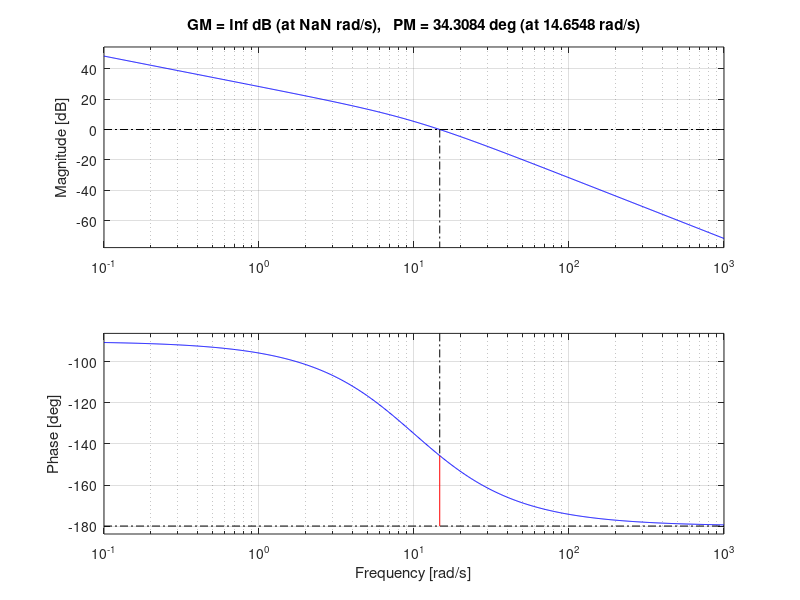
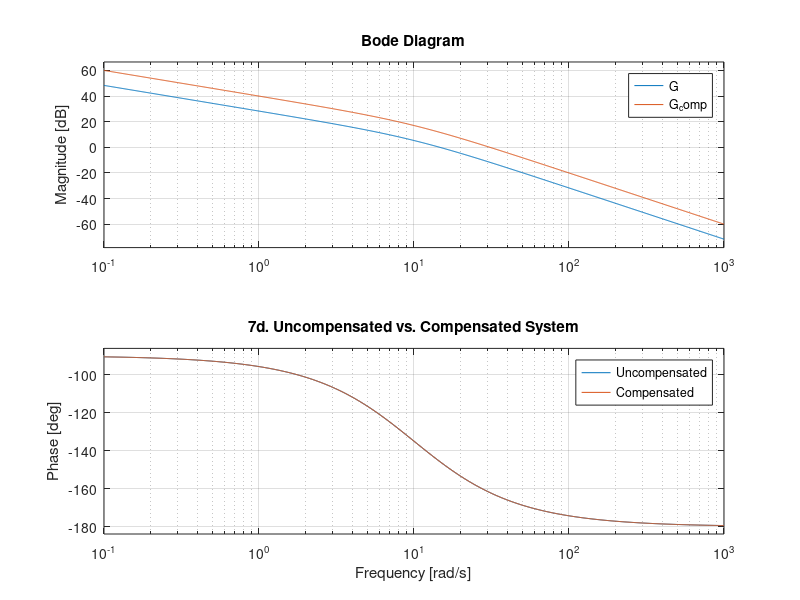
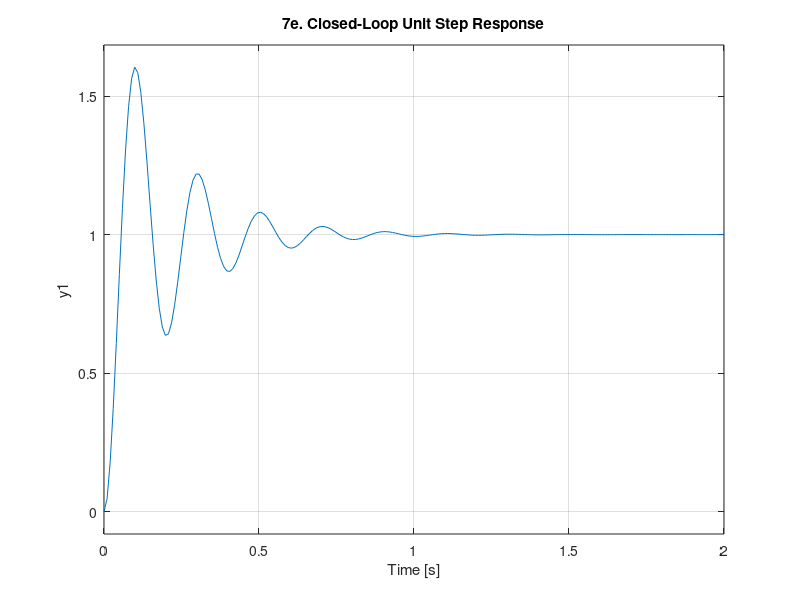
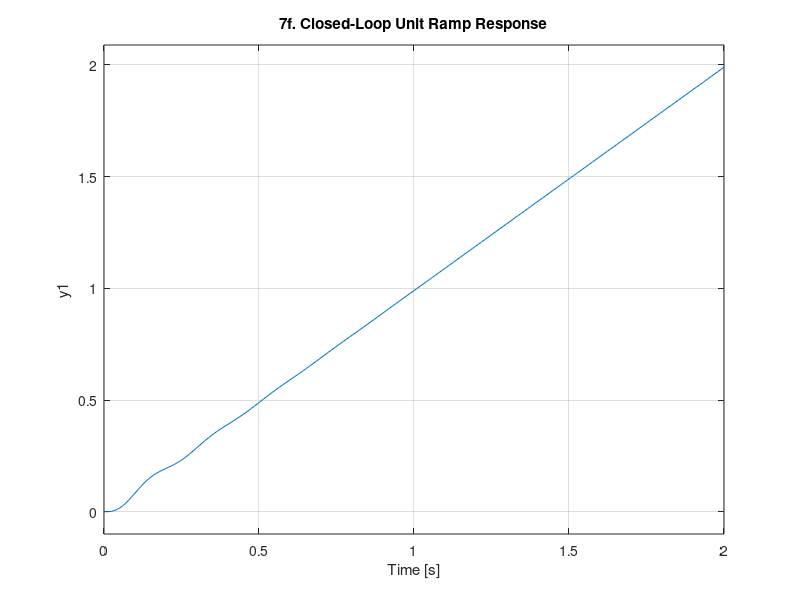

These charts were generated, in order, by the following MATLAB code:
%
% Andy Kim
% ME 351 Homework #4
% Feedback Control Systems
%

%% 
clc;
clear all;

% 7a. & 7b. Open-Loop Bode Plot
s = tf('s');
G = 26/(s*((s/10)+1));

figure(1)
margin(G)
grid on
%title('7a. Open-Loop Bode Plot')

% 7c. & 7d. Compensated Bode Plot
K = 3.84615;
G_comp = K*G;

figure(2)
bode(G, G_comp)
%margin(G_comp)
legend('Uncompensated', 'Compensated')
grid on
title('7d. Uncompensated vs. Compensated System')

% 7e. Closed-Loop Unit Step Response
G_CL = (26*K)/(s*((s/10)+1)+(26*K));

figure(3)
step(G_CL)
grid on
title('7e. Closed-Loop Unit Step Response')

% 7f. Closed-Loop Unit Ramp Response
figure(4)
step(G_CL/s)
grid on
title('7f. Closed-Loop Unit Ramp Response')

% 7g. Lead Compensator
G_OL = 26/(s*((s/10)+1));
K = 8.5;
p = 71.5524;
z = 0.16654*p;
C = K*(s+z)/(s+p);
G_Lead = G_OL*C;

figure(5)
margin(G_Lead)

figure(6)
bode(G_Lead,G,G_comp)
legend('Lead Compensator','Uncompensated', 'Compensated')
grid on
title('7g. Lead Compensator Comparison')

figure(7)
step(G_Lead)
title('7g. Unit Step Response')

figure(8)
step(G_Lead/s)
title('7g. Unit Ramp Response')
